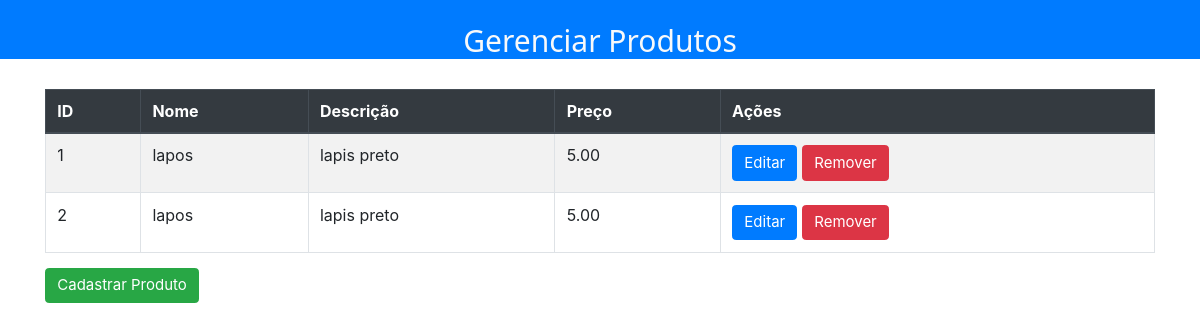
The app's page /, older data.
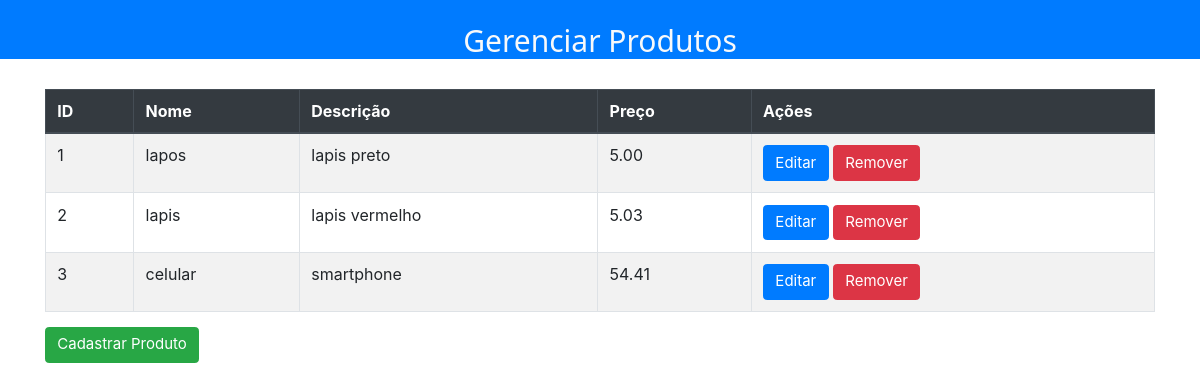
The same page, newer data.
### polls/models.py (models this page shows)
class Produto(models.Model):
    nome=models.CharField(max_length=100)
    dt_criacao=models.DateTimeField()
    descricao=models.CharField(max_length=1000)
    valor=models.DecimalField(max_digits=7,decimal_places=2)
    class Meta:
        verbose_name_plural='Produtos'
    def __str__(self):
        return self.nome

### polls/views.py (the view)
# urls.py: path('',index,name='url_index'),
def index(request):
    data={}
    data['produtos']=Produto.objects.all()
    return render(request,'polls/index.html',data)

### polls/templates/polls/index.html (shortened to what this page needs)
<html>
  {% load static %}
  <head>
    <link rel="stylesheet" href="{% static 'css/w3.css' %}">
    <link rel="stylesheet" href="{% static 'css//bootstrap.min.css' %}">
    <link rel="stylesheet" href="{% static 'css/layout.css' %}">
  </head>
  <body>
    <div class="container-fluid text-light bg-primary text-center top">
      <br>
      <h2>Gerenciar Produtos</h2>
    </div>
    <br>
    <div class="container">
      <table class="table table-striped table-bordered datatable">
        <thead class="thead-dark">
          <tr>
            <th scope="col">ID</th>
            <th scope="col">Nome</th>
            <th scope="col">Descrição</th>
            <th scope="col">Preço</th>
            <th scope="col">Ações</th>
          </tr>
        </thead>
        <tbody>
          {% for i in produtos  %}
          <tr>
            <td>{{i.id}}</td>
            <td>{{i.nome}}</td>
            <td>{{i.descricao}}</td>
            <td>{{i.valor}}</td>
            <td>
              <a href="{% url 'url_update' i.id %}" class="btn btn-primary" role="button">Editar</a>
              <a href="{% url 'url_delete' i.id %}" class="btn btn-danger" role="button">Remover</a>
            </td>
         </tr>
            {% endfor %}
        </tbody>
      </table>
    </div>
    <div class="container">
      <a href="{% url 'url_create' %}" class="btn btn-success" role="button">Cadastrar Produto</a>
    </div>
  </body>
</html>

Row changes from the older to the newer data that the page shows:
changed Produto id 2: nome "lapos" → "lapis"; descricao "lapis preto" → "lapis vermelho"; valor "5.00" → "5.03"
added Produto: id "3", nome "celular", descricao "smartphone", valor "54.41"
